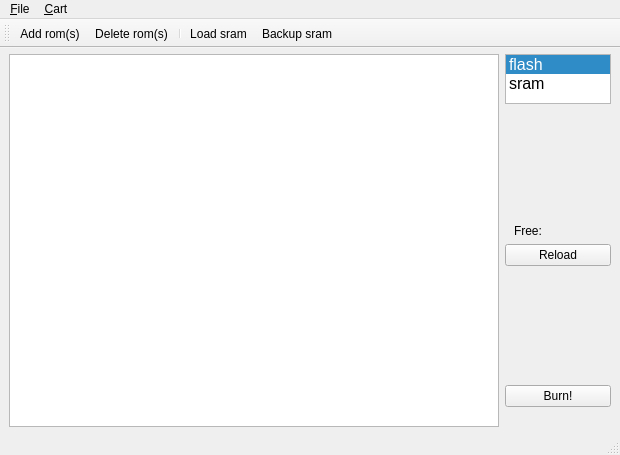
<?xml version="1.0" encoding="UTF-8"?>
<ui version="4.0">
 <class>neoMainWindow</class>
 <widget class="QMainWindow" name="neoMainWindow">
  <property name="geometry">
   <rect>
    <x>0</x>
    <y>0</y>
    <width>620</width>
    <height>455</height>
   </rect>
  </property>
  <property name="windowTitle">
   <string>neoMythProgrammer</string>
  </property>
  <property name="windowIcon">
   <iconset>
    <normaloff>:/pics/Sonic_1991.ico</normaloff>:/pics/Sonic_1991.ico</iconset>
  </property>
  <widget class="QWidget" name="centralWidget">
   <layout class="QHBoxLayout" name="horizontalLayout_3">
    <property name="spacing">
     <number>0</number>
    </property>
    <property name="leftMargin">
     <number>6</number>
    </property>
    <property name="topMargin">
     <number>3</number>
    </property>
    <property name="rightMargin">
     <number>6</number>
    </property>
    <property name="bottomMargin">
     <number>3</number>
    </property>
    <item>
     <widget class="QStackedWidget" name="viewArea">
      <property name="minimumSize">
       <size>
        <width>400</width>
        <height>0</height>
       </size>
      </property>
      <property name="frameShape">
       <enum>QFrame::NoFrame</enum>
      </property>
      <property name="currentIndex">
       <number>0</number>
      </property>
      <widget class="QWidget" name="page">
       <layout class="QHBoxLayout" name="horizontalLayout_2">
        <property name="margin">
         <number>3</number>
        </property>
        <item>
         <widget class="QTreeView" name="flashRomList">
          <property name="font">
           <font>
            <pointsize>10</pointsize>
           </font>
          </property>
          <property name="contextMenuPolicy">
           <enum>Qt::ActionsContextMenu</enum>
          </property>
          <property name="alternatingRowColors">
           <bool>true</bool>
          </property>
          <property name="selectionMode">
           <enum>QAbstractItemView::ExtendedSelection</enum>
          </property>
          <property name="rootIsDecorated">
           <bool>false</bool>
          </property>
          <property name="uniformRowHeights">
           <bool>true</bool>
          </property>
          <property name="itemsExpandable">
           <bool>false</bool>
          </property>
          <property name="sortingEnabled">
           <bool>true</bool>
          </property>
         </widget>
        </item>
       </layout>
      </widget>
      <widget class="QWidget" name="page_2">
       <layout class="QHBoxLayout" name="horizontalLayout">
        <property name="margin">
         <number>3</number>
        </property>
        <item>
         <widget class="QTreeView" name="sramList">
          <property name="font">
           <font>
            <pointsize>10</pointsize>
           </font>
          </property>
          <property name="contextMenuPolicy">
           <enum>Qt::ActionsContextMenu</enum>
          </property>
          <property name="alternatingRowColors">
           <bool>true</bool>
          </property>
          <property name="selectionMode">
           <enum>QAbstractItemView::ExtendedSelection</enum>
          </property>
          <property name="rootIsDecorated">
           <bool>false</bool>
          </property>
          <property name="uniformRowHeights">
           <bool>true</bool>
          </property>
          <property name="itemsExpandable">
           <bool>false</bool>
          </property>
          <property name="sortingEnabled">
           <bool>true</bool>
          </property>
         </widget>
        </item>
       </layout>
      </widget>
      <widget class="QWidget" name="page_3">
       <layout class="QVBoxLayout" name="verticalLayout_2">
        <property name="margin">
         <number>3</number>
        </property>
        <item>
         <widget class="QListWidget" name="progressLog">
          <property name="font">
           <font>
            <family>MS Shell Dlg 2</family>
            <pointsize>10</pointsize>
           </font>
          </property>
          <property name="uniformItemSizes">
           <bool>true</bool>
          </property>
          <item>
           <property name="text">
            <string>test font</string>
           </property>
          </item>
         </widget>
        </item>
        <item>
         <widget class="QLabel" name="progressLabel">
          <property name="text">
           <string>Advanced Busterhawk Gleylancer (MIJET)</string>
          </property>
          <property name="margin">
           <number>5</number>
          </property>
         </widget>
        </item>
        <item>
         <widget class="QProgressBar" name="progressBar_1">
          <property name="value">
           <number>35</number>
          </property>
         </widget>
        </item>
        <item>
         <widget class="QProgressBar" name="progressBar_2">
          <property name="value">
           <number>81</number>
          </property>
         </widget>
        </item>
       </layout>
      </widget>
     </widget>
    </item>
    <item>
     <widget class="QFrame" name="frame">
      <property name="minimumSize">
       <size>
        <width>112</width>
        <height>0</height>
       </size>
      </property>
      <property name="maximumSize">
       <size>
        <width>112</width>
        <height>16777215</height>
       </size>
      </property>
      <property name="frameShape">
       <enum>QFrame::NoFrame</enum>
      </property>
      <layout class="QVBoxLayout" name="verticalLayout">
       <property name="margin">
        <number>3</number>
       </property>
       <item>
        <widget class="QStackedWidget" name="commandArea">
         <widget class="QWidget" name="page_4">
          <layout class="QVBoxLayout" name="verticalLayout_3">
           <property name="margin">
            <number>0</number>
           </property>
           <item>
            <widget class="QListWidget" name="modeSelector">
             <property name="minimumSize">
              <size>
               <width>0</width>
               <height>50</height>
              </size>
             </property>
             <property name="maximumSize">
              <size>
               <width>16777215</width>
               <height>50</height>
              </size>
             </property>
             <property name="font">
              <font>
               <pointsize>12</pointsize>
              </font>
             </property>
             <property name="uniformItemSizes">
              <bool>true</bool>
             </property>
             <property name="currentRow">
              <number>0</number>
             </property>
             <item>
              <property name="text">
               <string>flash</string>
              </property>
             </item>
             <item>
              <property name="text">
               <string>sram</string>
              </property>
             </item>
            </widget>
           </item>
           <item>
            <spacer name="verticalSpacer">
             <property name="orientation">
              <enum>Qt::Vertical</enum>
             </property>
             <property name="sizeHint" stdset="0">
              <size>
               <width>20</width>
               <height>55</height>
              </size>
             </property>
            </spacer>
           </item>
           <item>
            <widget class="QLabel" name="freeSpaceLabel">
             <property name="text">
              <string>Free:</string>
             </property>
             <property name="indent">
              <number>9</number>
             </property>
            </widget>
           </item>
           <item>
            <widget class="QPushButton" name="reloadButton">
             <property name="text">
              <string>Reload</string>
             </property>
            </widget>
           </item>
           <item>
            <spacer name="verticalSpacer_2">
             <property name="orientation">
              <enum>Qt::Vertical</enum>
             </property>
             <property name="sizeHint" stdset="0">
              <size>
               <width>20</width>
               <height>40</height>
              </size>
             </property>
            </spacer>
           </item>
           <item>
            <widget class="QPushButton" name="burnButton">
             <property name="text">
              <string>Burn!</string>
             </property>
            </widget>
           </item>
          </layout>
         </widget>
         <widget class="QWidget" name="page_5">
          <layout class="QVBoxLayout" name="verticalLayout_4">
           <property name="margin">
            <number>0</number>
           </property>
           <item>
            <widget class="QPushButton" name="pauseButton">
             <property name="text">
              <string>Pause</string>
             </property>
             <property name="checkable">
              <bool>true</bool>
             </property>
            </widget>
           </item>
           <item>
            <widget class="QPushButton" name="stopButton">
             <property name="text">
              <string>Stop</string>
             </property>
            </widget>
           </item>
           <item>
            <spacer name="verticalSpacer_3">
             <property name="orientation">
              <enum>Qt::Vertical</enum>
             </property>
             <property name="sizeHint" stdset="0">
              <size>
               <width>20</width>
               <height>174</height>
              </size>
             </property>
            </spacer>
           </item>
          </layout>
         </widget>
        </widget>
       </item>
       <item>
        <widget class="QLabel" name="label">
         <property name="text">
          <string/>
         </property>
         <property name="pixmap">
          <pixmap>:/pics/Sonic_1991.png</pixmap>
         </property>
         <property name="alignment">
          <set>Qt::AlignRight|Qt::AlignTrailing|Qt::AlignVCenter</set>
         </property>
        </widget>
       </item>
      </layout>
     </widget>
    </item>
   </layout>
  </widget>
  <widget class="QMenuBar" name="menuBar">
   <property name="geometry">
    <rect>
     <x>0</x>
     <y>0</y>
     <width>620</width>
     <height>24</height>
    </rect>
   </property>
   <widget class="QMenu" name="menu_File">
    <property name="title">
     <string>&amp;File</string>
    </property>
    <addaction name="action_Add_rom"/>
    <addaction name="actionReplace_menu"/>
   </widget>
   <widget class="QMenu" name="menuFormat">
    <property name="title">
     <string>&amp;Cart</string>
    </property>
    <widget class="QMenu" name="menuFormat_2">
     <property name="title">
      <string>&amp;Format</string>
     </property>
     <addaction name="actionFormatTypeMD"/>
    </widget>
    <addaction name="actionCartid"/>
    <addaction name="actionProperties"/>
    <addaction name="separator"/>
    <addaction name="menuFormat_2"/>
   </widget>
   <addaction name="menu_File"/>
   <addaction name="menuFormat"/>
  </widget>
  <widget class="QToolBar" name="mainToolBar">
   <attribute name="toolBarArea">
    <enum>TopToolBarArea</enum>
   </attribute>
   <attribute name="toolBarBreak">
    <bool>false</bool>
   </attribute>
   <addaction name="action_Add_rom"/>
   <addaction name="actionDelete_rom"/>
   <addaction name="separator"/>
   <addaction name="actionLoad_sram"/>
   <addaction name="actionBackup_sram"/>
  </widget>
  <widget class="QStatusBar" name="statusBar"/>
  <action name="action_Add_rom">
   <property name="text">
    <string>&amp;Add rom(s)</string>
   </property>
   <property name="shortcut">
    <string>+</string>
   </property>
  </action>
  <action name="actionDelete_rom">
   <property name="text">
    <string>&amp;Delete rom(s)</string>
   </property>
   <property name="shortcut">
    <string>Del</string>
   </property>
  </action>
  <action name="actionBackup_rom">
   <property name="text">
    <string>Backup &amp;rom(s)</string>
   </property>
  </action>
  <action name="actionReplace_menu">
   <property name="text">
    <string>Replace &amp;menu</string>
   </property>
  </action>
  <action name="actionBackup_sram">
   <property name="text">
    <string>Backup &amp;sram</string>
   </property>
   <property name="shortcut">
    <string>S</string>
   </property>
  </action>
  <action name="actionLoad_sram">
   <property name="text">
    <string>&amp;Load sram</string>
   </property>
  </action>
  <action name="actionInitialize_sram">
   <property name="text">
    <string>Initialize sram</string>
   </property>
  </action>
  <action name="actionFormatTypeMD">
   <property name="text">
    <string>&amp;md/n64</string>
   </property>
  </action>
  <action name="actionCartid">
   <property name="text">
    <string>cart&amp;id</string>
   </property>
  </action>
  <action name="actionProperties">
   <property name="text">
    <string>&amp;Properties</string>
   </property>
  </action>
  <action name="actionRomProperties">
   <property name="text">
    <string>&amp;Properties</string>
   </property>
   <property name="shortcut">
    <string>P</string>
   </property>
  </action>
 </widget>
 <layoutdefault spacing="6" margin="11"/>
 <resources/>
 <connections/>
 <slots>
  <slot>loadFlashItems()</slot>
  <slot>changePage(int)</slot>
 </slots>
</ui>
